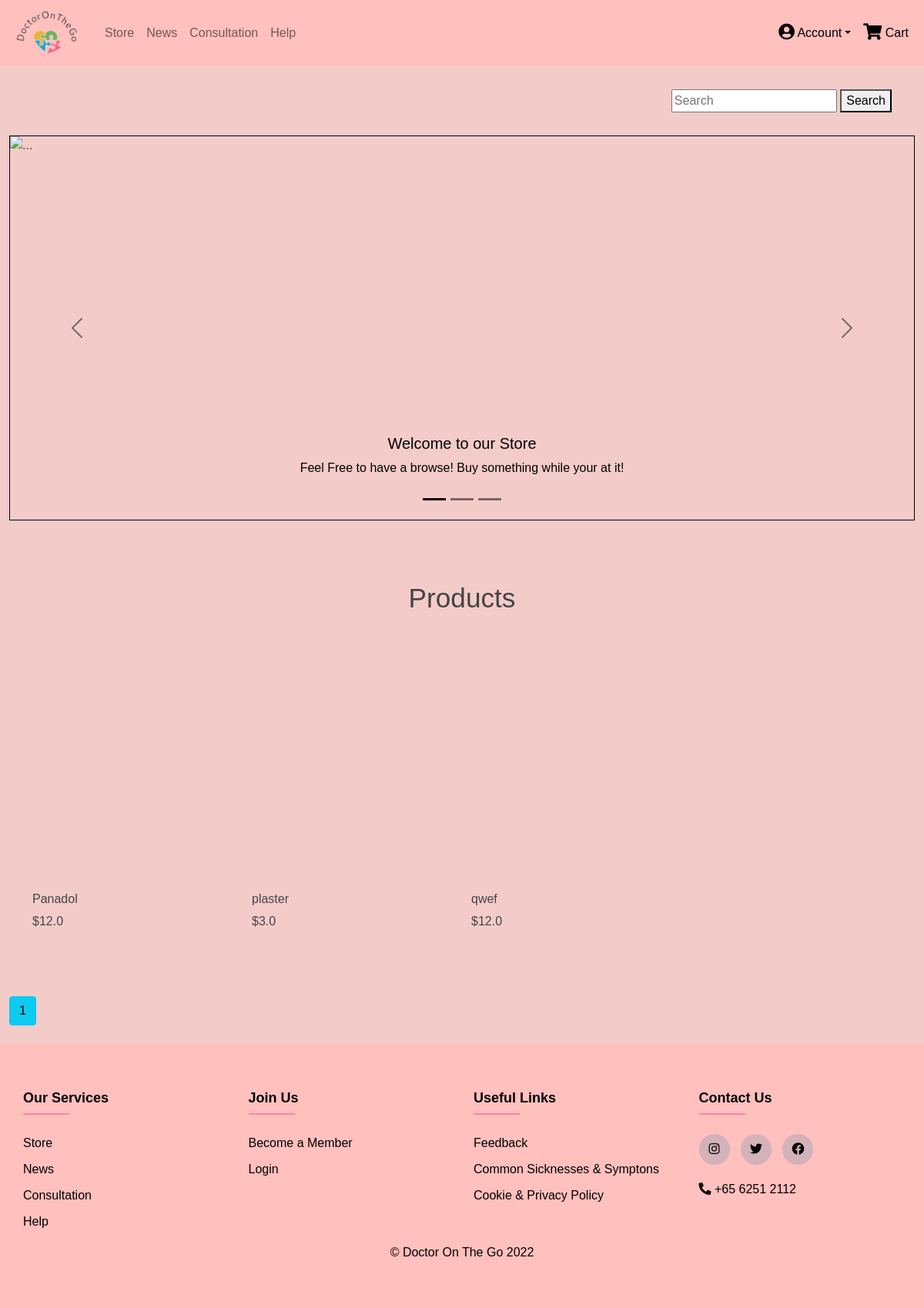
The app's page /store with its own data.
### models.py (models this page shows)
class Product(db.Model):
    __tablename__ = "product"
    id = db.Column(db.Integer, primary_key=True)
    img_file_name = db.Column(db.String(50))
    name = db.Column(db.String(100))
    price = db.Column(db.Float)
    category = db.Column(db.String(50))
    short_description = db.Column(db.String(100))
    long_description = db.Column(db.String(3000))
    stock = db.Column(db.Integer)
    no_sold = db.Column(db.Integer)

### routes.py (the view)
@app.route('/store', methods=["GET", "POST"])
def store():
    page = request.args.get('page', 1, type=int)
    products = Product.query.paginate(page=page, per_page=8)
    return render_template('user/guest/joshua/GuestStore/store.html', products=products)

### routes.py (called while the page is built)
@app.before_request
def session_handler():
    session.permanent = True
    app.permanent_session_lifetime = timedelta(minutes=30)

@app.after_request
def add_header(response):
    response.headers['X-Content-Type-Options'] = 'nosniff'
    response.headers['Strict-Transport-Security'] = 'max-age=31536000; includeSubDomains'
    response.headers['X-Frame-Options'] = 'SAMEORIGIN'
    return response

### templates/user/guest/joshua/GuestStore/store.html (shortened to what this page needs)
{% if current_user.role == "admin" %}
{% extends "admin_base.html" %}
{% elif current_user.is_authenticated %}
{% extends "user_base.html" %}
{% else %}
{% extends "default_base.html" %}
{% endif %}
{% block head %}
<link rel="stylesheet" href="static/CSS/store.css">
{% endblock %}
{% block content %}
<form method="GET" class="search-bar" action="search">
    <input type="search" placeholder="Search" name="query">
    <button type="submit">Search</button>
</form>
<div id="carouselExampleDark" class="carousel carousel-dark slide" data-bs-ride="carousel">
    <div class="carousel-indicators">
      <button type="button" data-bs-target="#carouselExampleDark" data-bs-slide-to="0" class="active" aria-current="true" aria-label="Slide 1"></button>
      <button type="button" data-bs-target="#carouselExampleDark" data-bs-slide-to="1" aria-label="Slide 2"></button>
      <button type="button" data-bs-target="#carouselExampleDark" data-bs-slide-to="2" aria-label="Slide 3"></button>
    </div>
    <div class="carousel-inner">
      <div class="carousel-item active" data-bs-interval="10000">
        <img src="https://cdn.pixabay.com/photo/2017/05/23/21/01/jar-2338584_960_720.jpg" class="d-block w-100" alt="..." id="carousel-img">
        <div class="carousel-caption d-none d-md-block">
          <h5>Welcome to our Store</h5>
          <p>Feel Free to have a browse! Buy something while your at it!</p>
        </div>
      </div>
    </div>
    <button class="carousel-control-prev" type="button" data-bs-target="#carouselExampleDark" data-bs-slide="prev">
      <span class="carousel-control-prev-icon" aria-hidden="true"></span>
    </button>
    <button class="carousel-control-next" type="button" data-bs-target="#carouselExampleDark" data-bs-slide="next">
      <span class="carousel-control-next-icon" aria-hidden="true"></span>
    </button>
</div>
<section class="section-products">
    <div class="container">
        <div class="row justify-content-center text-center">
            <div class="col-md-8 col-lg-6">
                <div class="header">
                    <h2>Products</h2>
                </div>
            </div>
        </div>
        <div class="row">
            {% for product in products.items %}
            <div class="col-md-6 col-lg-4 col-xl-3">
                <div id="product-1" class="single-product">
                    <div class="part-1" style="background-image: url('static/uploads/{{ product.img_file_name }}'); background-size: cover;">
                    </div>
                    <div class="part-2">
                        <h3 class="product-title">{{ product.name }}</h3>
                        <h4 class="product-price">${{ product.price }}</h4>
                    </div>
                </div>
            </div>
            {% endfor %}
        </div>
    </div>
</section>
{% for page_num in products.iter_pages(left_edge=1, right_edge=1, left_current=1, right_current=2) %}
    {% if page_num %}
        {% if products.page == page_num %}
            <a class="btn btn-info mb-4" href="{{ url_for('store', page=page_num) }}">{{ page_num }}</a>
        {% else %}
            <a class="btn btn-outline-info mb-4" href="{{ url_for('store', page=page_num) }}">{{ page_num }}</a>
        {% endif %}
    {% else %}
        ...
    {% endif %}
{% endfor %}
{% endblock %}

### static/CSS/common.css (style rules this page uses)
* { font-family: sans-serif; }
body { background: #f3ccca; }
a { text-decoration: none; }

### static/CSS/store.css (style rules this page uses)
.search-bar { padding: 30px; text-align: right }
#carousel-img { border: solid #000000 1px; height: 500px; }
body { font-family: "Poppins", sans-serif; color: #444444; }
a, a:hover { text-decoration: none; color: inherit; }
.section-products { padding: 80px 0 54px; }
.section-products .header { margin-bottom: 50px; }
.section-products .header h2 { font-size: 2.2rem; font-weight: 400; color: #444444; }
.section-products .single-product { margin-bottom: 26px; }
.section-products .single-product .part-1 { position: relative; height: 290px; max-height: 290px; margin-bottom: 20px; overflow: hidden; }
.section-products .single-product .part-1::before { position: absolute; content: ""; top: 0; left: 0; width: 100%; height: 100%; z-index: -1; transition: all 0.3s; }
.section-products .single-product .part-2 .product-title { font-size: 1rem; }
.section-products .single-product .part-2 h4 { display: inline-block; font-size: 1rem; }

### records on screen
Product: name "Panadol", price "12.0"
Product: name "plaster", price "3.0"
Product: name "qwef", price "12.0"

### other values on screen
{{ page_num }} "1"
